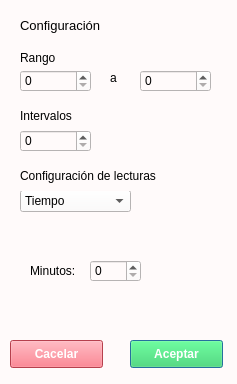
<?xml version="1.0" encoding="UTF-8"?>
<ui version="4.0">
 <class>Dialog</class>
 <widget class="QDialog" name="Dialog">
  <property name="geometry">
   <rect>
    <x>0</x>
    <y>0</y>
    <width>237</width>
    <height>384</height>
   </rect>
  </property>
  <property name="windowTitle">
   <string>Dialog</string>
  </property>
  <property name="styleSheet">
   <string notr="true">background-color: rgb(255, 250, 250);</string>
  </property>
  <widget class="QLabel" name="label">
   <property name="geometry">
    <rect>
     <x>20</x>
     <y>10</y>
     <width>111</width>
     <height>31</height>
    </rect>
   </property>
   <property name="font">
    <font>
     <pointsize>10</pointsize>
    </font>
   </property>
   <property name="text">
    <string>Configuración</string>
   </property>
  </widget>
  <widget class="QLabel" name="label_2">
   <property name="geometry">
    <rect>
     <x>20</x>
     <y>50</y>
     <width>55</width>
     <height>16</height>
    </rect>
   </property>
   <property name="text">
    <string>Rango</string>
   </property>
  </widget>
  <widget class="QLabel" name="label_3">
   <property name="geometry">
    <rect>
     <x>110</x>
     <y>70</y>
     <width>16</width>
     <height>16</height>
    </rect>
   </property>
   <property name="text">
    <string>a</string>
   </property>
  </widget>
  <widget class="QComboBox" name="comboBox_configuration">
   <property name="geometry">
    <rect>
     <x>20</x>
     <y>190</y>
     <width>111</width>
     <height>22</height>
    </rect>
   </property>
   <item>
    <property name="text">
     <string>Tiempo</string>
    </property>
   </item>
   <item>
    <property name="text">
     <string>Escaneos</string>
    </property>
   </item>
  </widget>
  <widget class="QLabel" name="label_4">
   <property name="geometry">
    <rect>
     <x>20</x>
     <y>160</y>
     <width>151</width>
     <height>31</height>
    </rect>
   </property>
   <property name="text">
    <string>Configuración de lecturas</string>
   </property>
  </widget>
  <widget class="QLabel" name="label_5">
   <property name="geometry">
    <rect>
     <x>20</x>
     <y>100</y>
     <width>91</width>
     <height>31</height>
    </rect>
   </property>
   <property name="text">
    <string>Intervalos</string>
   </property>
  </widget>
  <widget class="QStackedWidget" name="stackedWidget">
   <property name="geometry">
    <rect>
     <x>20</x>
     <y>220</y>
     <width>191</width>
     <height>101</height>
    </rect>
   </property>
   <property name="currentIndex">
    <number>0</number>
   </property>
   <widget class="QWidget" name="page">
    <widget class="QSpinBox" name="spinBox_minutos">
     <property name="geometry">
      <rect>
       <x>70</x>
       <y>40</y>
       <width>51</width>
       <height>22</height>
      </rect>
     </property>
    </widget>
    <widget class="QLabel" name="label_6">
     <property name="geometry">
      <rect>
       <x>10</x>
       <y>40</y>
       <width>55</width>
       <height>21</height>
      </rect>
     </property>
     <property name="text">
      <string>Minutos:</string>
     </property>
    </widget>
   </widget>
   <widget class="QWidget" name="page_2">
    <widget class="QLabel" name="label_7">
     <property name="geometry">
      <rect>
       <x>10</x>
       <y>40</y>
       <width>121</width>
       <height>21</height>
      </rect>
     </property>
     <property name="text">
      <string>Numéro de escaneos:</string>
     </property>
    </widget>
    <widget class="QSpinBox" name="spinBox_numescaneos">
     <property name="geometry">
      <rect>
       <x>140</x>
       <y>40</y>
       <width>51</width>
       <height>22</height>
      </rect>
     </property>
     <property name="maximum">
      <number>999</number>
     </property>
    </widget>
   </widget>
  </widget>
  <widget class="QPushButton" name="btn_aceptar">
   <property name="geometry">
    <rect>
     <x>130</x>
     <y>340</y>
     <width>93</width>
     <height>28</height>
    </rect>
   </property>
   <property name="font">
    <font>
     <weight>75</weight>
     <bold>true</bold>
    </font>
   </property>
   <property name="styleSheet">
    <string notr="true">background-color: rgb(45,215, 89);
color: rgb(255, 255, 255);</string>
   </property>
   <property name="text">
    <string>Aceptar</string>
   </property>
  </widget>
  <widget class="QPushButton" name="btn_cancelar">
   <property name="geometry">
    <rect>
     <x>10</x>
     <y>340</y>
     <width>93</width>
     <height>28</height>
    </rect>
   </property>
   <property name="font">
    <font>
     <weight>75</weight>
     <bold>true</bold>
    </font>
   </property>
   <property name="styleSheet">
    <string notr="true">background-color: rgb(255,90, 108);
color: rgb(255, 255, 255);</string>
   </property>
   <property name="text">
    <string>Cacelar</string>
   </property>
  </widget>
  <widget class="QSpinBox" name="spinBox_rangoa">
   <property name="geometry">
    <rect>
     <x>20</x>
     <y>70</y>
     <width>71</width>
     <height>22</height>
    </rect>
   </property>
   <property name="toolTip">
    <string>&lt;html&gt;&lt;head/&gt;&lt;body&gt;&lt;p&gt;Inicio&lt;/p&gt;&lt;/body&gt;&lt;/html&gt;</string>
   </property>
   <property name="maximum">
    <number>999</number>
   </property>
  </widget>
  <widget class="QSpinBox" name="spinBox_rangob">
   <property name="geometry">
    <rect>
     <x>140</x>
     <y>70</y>
     <width>71</width>
     <height>22</height>
    </rect>
   </property>
   <property name="toolTip">
    <string>&lt;html&gt;&lt;head/&gt;&lt;body&gt;&lt;p&gt;Final&lt;/p&gt;&lt;/body&gt;&lt;/html&gt;</string>
   </property>
   <property name="maximum">
    <number>999</number>
   </property>
  </widget>
  <widget class="QSpinBox" name="spinBox_rintervalos">
   <property name="geometry">
    <rect>
     <x>20</x>
     <y>130</y>
     <width>71</width>
     <height>22</height>
    </rect>
   </property>
   <property name="maximum">
    <number>999</number>
   </property>
  </widget>
 </widget>
 <resources/>
 <connections/>
</ui>
